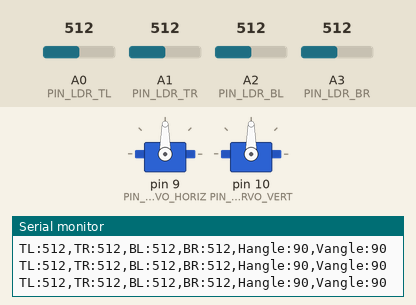
Bench run of a sketch on a simulated Arduino Uno, built with avr-gcc and run on an emulated ATmega328P. Shown: 2 × servo, the last lines printed to the serial monitor. The inputs (shaded band) are chosen by the test bench; at power-on: A0 (PIN_LDR_TL) = 512, A2 (PIN_LDR_BL) = 512, A3 (PIN_LDR_BR) = 512, A1 (PIN_LDR_TR) = 512.

Above: at 6.4 s.
6.5 s: A0 (PIN_LDR_TL) set to 580
8.0 s: A0 (PIN_LDR_TL) set to 609
At 10.5 s:
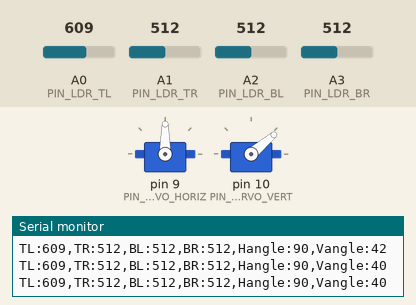
11.0 s: A2 (PIN_LDR_BL) set to 536
At 13.8 s:
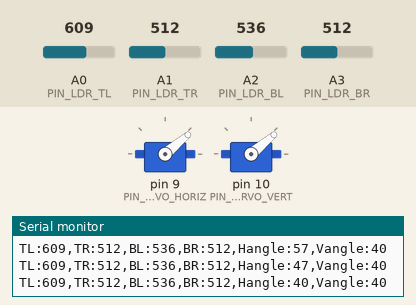
14.0 s: A3 (PIN_LDR_BR) set to 658
15.5 s: A3 (PIN_LDR_BR) set to 680
At 18.27 s:
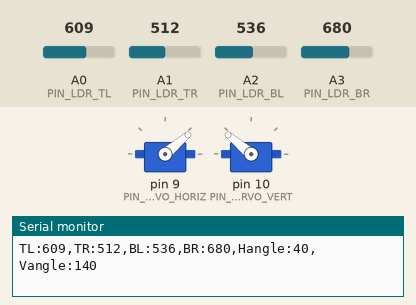
18.5 s: A1 (PIN_LDR_TR) set to 716
At 23.78 s:
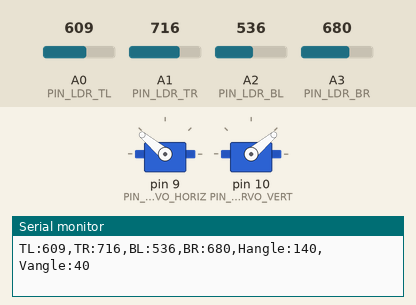
Timing chart, 0 to 24.0 s (numbered marks = the images above; inputs shaded):
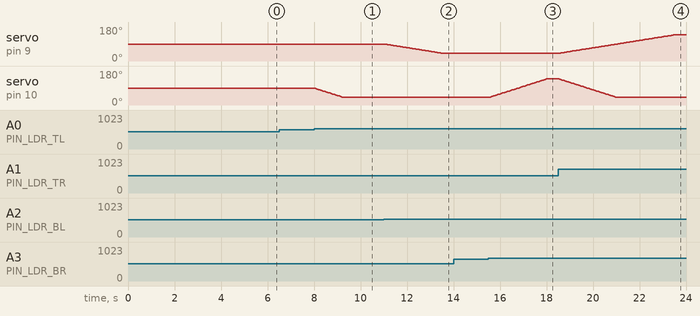

The sketch:

dual_axis_solar_tracker.ino
```cpp
#include <Servo.h>

// ==========================================
// 1. LDR PIN DEFINITIONS
// ==========================================

const int PIN_LDR_TL = A0;
const int PIN_LDR_TR = A1;
const int PIN_LDR_BL = A2;
const int PIN_LDR_BR = A3;

// ==========================================
// 2. SERVO PIN DEFINITIONS
// ==========================================

const int PIN_SERVO_HORIZ = 9;
const int PIN_SERVO_VERT  = 10;

Servo servoHoriz;
Servo servoVert;

// ==========================================
// 3. SERVO INITIAL POSITIONS
// ==========================================

int angleHoriz = 90;
int angleVert  = 90;

// ==========================================
// 4. SAFE SERVO LIMITS
// ==========================================

// Conservative limits to avoid mechanical binding.
// Increase only after checking physical clearance.

const int HORIZ_MIN = 40;
const int HORIZ_MAX = 140;

const int VERT_MIN = 40;
const int VERT_MAX = 140;

// ==========================================
// 5. TRACKING SETTINGS
// ==========================================

// Separate tolerances for each axis
const int HORIZ_TOLERANCE = 55;
const int VERT_TOLERANCE = 40;

// One-degree movement for smoother operation
const int HORIZ_STEP = 1;
const int VERT_STEP = 2;

// Movement intervals
const unsigned long HORIZ_INTERVAL = 50;
const unsigned long VERT_INTERVAL = 50;

// Serial output interval
const unsigned long TELEMETRY_INTERVAL = 500;

unsigned long lastHorizMove = 0;
unsigned long lastVertMove = 0;
unsigned long lastPrintTime = 0;

// ==========================================
// 6. SERVO DIRECTIONS
// ==========================================

// Keep horizontal direction from your previous test.
const int HORIZ_DIRECTION = 1;

// Vertical direction reversed based on your test.
const int VERT_DIRECTION = -1;

// Set false if brighter light produces lower ADC readings.
const bool LIGHT_INCREASES_ADC = true;

// ==========================================
// 7. LDR CALIBRATION OFFSETS
// ==========================================

int offsetTL = 0;
int offsetTR = 0;
int offsetBL = 0;
int offsetBR = 0;

// ==========================================
// 8. READ SENSOR AVERAGE
// ==========================================

int readAverage(int pin) {

  long total = 0;

  for (int i = 0; i < 5; i++) {
    total += analogRead(pin);
  }

  return total / 5;
}

// ==========================================
// 9. CALIBRATE LDR SENSORS
// ==========================================

void calibrateSensors() {

  long sumTL = 0;
  long sumTR = 0;
  long sumBL = 0;
  long sumBR = 0;

  const int samples = 40;

  // Allow readings to stabilize
  delay(2000);

  for (int i = 0; i < samples; i++) {

    sumTL += analogRead(PIN_LDR_TL);
    sumTR += analogRead(PIN_LDR_TR);
    sumBL += analogRead(PIN_LDR_BL);
    sumBR += analogRead(PIN_LDR_BR);

    delay(30);
  }

  int baseTL = sumTL / samples;
  int baseTR = sumTR / samples;
  int baseBL = sumBL / samples;
  int baseBR = sumBR / samples;

  int baseAverage =
    (baseTL + baseTR + baseBL + baseBR) / 4;

  offsetTL = baseAverage - baseTL;
  offsetTR = baseAverage - baseTR;
  offsetBL = baseAverage - baseBL;
  offsetBR = baseAverage - baseBR;
}

// ==========================================
// 10. HORIZONTAL SERVO TRACKING
// ==========================================

void trackHorizontal(int avgLeft, int avgRight) {

  int difference = avgLeft - avgRight;

  int previousAngle = angleHoriz;

  if (difference > HORIZ_TOLERANCE) {

    // Left side brighter
    angleHoriz -= HORIZ_STEP * HORIZ_DIRECTION;

  }

  else if (difference < -HORIZ_TOLERANCE) {

    // Right side brighter
    angleHoriz += HORIZ_STEP * HORIZ_DIRECTION;

  }

  // Apply mechanical limits
  angleHoriz = constrain(
    angleHoriz,
    HORIZ_MIN,
    HORIZ_MAX
  );

  // Command servo only when position changes
  if (angleHoriz != previousAngle) {
    servoHoriz.write(angleHoriz);
  }
}

// ==========================================
// 11. VERTICAL SERVO TRACKING
// ==========================================

void trackVertical(int avgTop, int avgBottom) {

  int difference = avgTop - avgBottom;

  int previousAngle = angleVert;

  if (difference > VERT_TOLERANCE) {

    // Top side brighter
    angleVert += VERT_STEP * VERT_DIRECTION;

  }

  else if (difference < -VERT_TOLERANCE) {

    // Bottom side brighter
    angleVert -= VERT_STEP * VERT_DIRECTION;

  }

  // Apply mechanical limits
  angleVert = constrain(
    angleVert,
    VERT_MIN,
    VERT_MAX
  );

  if (angleVert != previousAngle) {
    servoVert.write(angleVert);
  }
}

// ==========================================
// 12. SETUP
// ==========================================

void setup() {

  Serial.begin(9600);

  // Attach both servos
  servoHoriz.attach(PIN_SERVO_HORIZ);
  servoVert.attach(PIN_SERVO_VERT);

  // Start both axes at neutral
  servoHoriz.write(90);
  servoVert.write(90);

  angleHoriz = 90;
  angleVert = 90;

  // Wait for servo movement to settle
  delay(2000);

  // Calibrate LDRs after centering
  calibrateSensors();
}

// ==========================================
// 13. MAIN LOOP
// ==========================================

void loop() {

  // Read RAW LDR values
  int rawTL = readAverage(PIN_LDR_TL);
  int rawTR = readAverage(PIN_LDR_TR);
  int rawBL = readAverage(PIN_LDR_BL);
  int rawBR = readAverage(PIN_LDR_BR);

  // Apply calibration offsets
  int valTL = constrain(
    rawTL + offsetTL, 0, 1023
  );

  int valTR = constrain(
    rawTR + offsetTR, 0, 1023
  );

  int valBL = constrain(
    rawBL + offsetBL, 0, 1023
  );

  int valBR = constrain(
    rawBR + offsetBR, 0, 1023
  );

  // ========================================
  // CALCULATE LIGHT AVERAGES
  // ========================================

  int avgTop = (valTL + valTR) / 2;
  int avgBottom = (valBL + valBR) / 2;

  int avgLeft = (valTL + valBL) / 2;
  int avgRight = (valTR + valBR) / 2;

  // Reverse light polarity if necessary
  if (!LIGHT_INCREASES_ADC) {

    int temp = avgTop;
    avgTop = avgBottom;
    avgBottom = temp;

    temp = avgLeft;
    avgLeft = avgRight;
    avgRight = temp;
  }

  unsigned long currentTime = millis();

  // ========================================
  // HORIZONTAL TRACKING
  // ========================================

  if (currentTime - lastHorizMove >= HORIZ_INTERVAL) {

    lastHorizMove = currentTime;

    trackHorizontal(avgLeft, avgRight);
  }

  // ========================================
  // VERTICAL TRACKING
  // ========================================

  if (currentTime - lastVertMove >= VERT_INTERVAL) {

    lastVertMove = currentTime;

    trackVertical(avgTop, avgBottom);
  }

  // ========================================
  // SERIAL PLOTTER OUTPUT
  // ========================================

  if (currentTime - lastPrintTime >= TELEMETRY_INTERVAL) {

    lastPrintTime = currentTime;

    Serial.print("TL:");
    Serial.print(rawTL);

    Serial.print(",TR:");
    Serial.print(rawTR);

    Serial.print(",BL:");
    Serial.print(rawBL);

    Serial.print(",BR:");
    Serial.print(rawBR);

    Serial.print(",Hangle:");
    Serial.print(angleHoriz);

    Serial.print(",Vangle:");
    Serial.println(angleVert);
  }
}
```

Measured:
- the behaviour switches between 593 and 594 on A0 (PIN_LDR_TL) (found by bisection; images 0 and 1)
- the behaviour switches between 526 and 527 on A2 (PIN_LDR_BL) (found by bisection; images 1 and 2)
- the behaviour switches between 665 and 666 on A3 (PIN_LDR_BR) (found by bisection; images 2 and 3)
- after the input at 8.0 s, servo on pin 10 (PIN_SERVO_VERT): moves from 90° to 40° over 1.2 s, starting at once
- after the input at 11.0 s, servo on pin 9 (PIN_SERVO_HORIZ): moves from 90° to 40° over 2.5 s, starting at once
- after the input at 15.5 s, servo on pin 10 (PIN_SERVO_VERT): moves from 40° to 140° over 2.5 s, starting after 0.05 s
- after the input at 18.5 s, servo on pin 9 (PIN_SERVO_HORIZ): moves from 40° to 140° over 5.1 s, starting at once; servo on pin 10 (PIN_SERVO_VERT): moves from 140° to 40° over 2.5 s, starting at once
